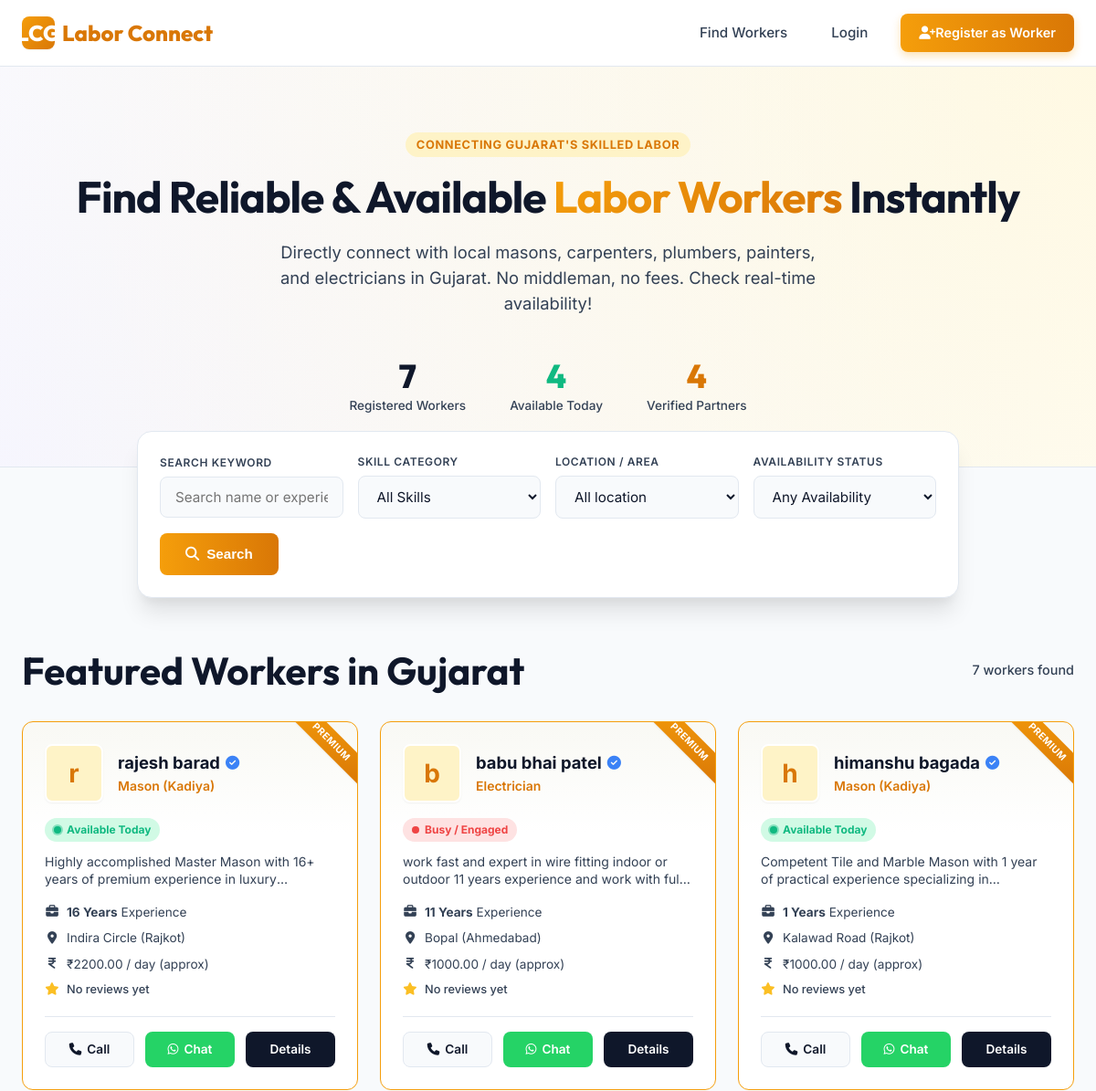
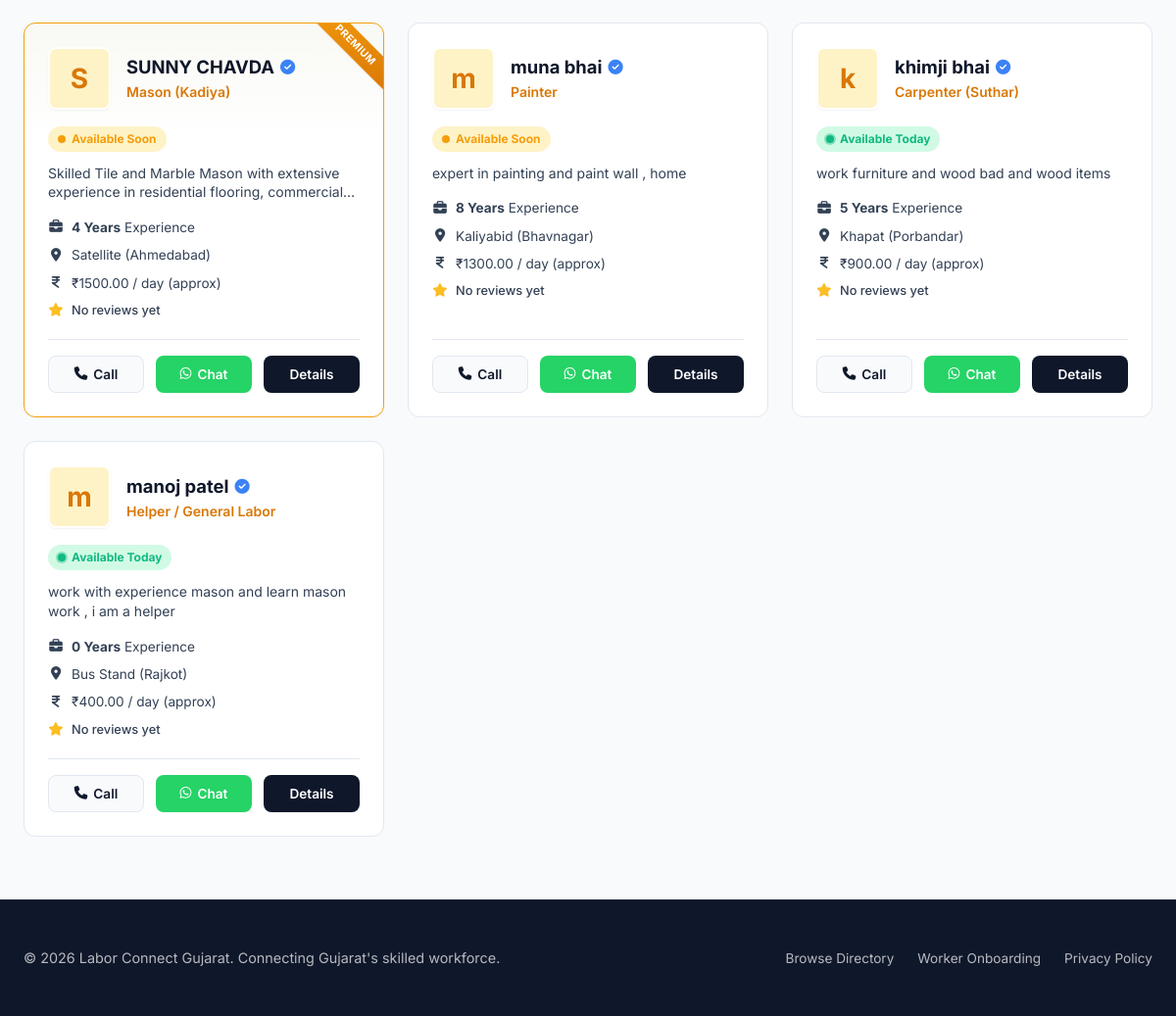
The page / on the database its author committed (2 pictures, top to bottom).
### marketplace/models.py (models this page shows, shortened)
class WorkerProfile(models.Model):
    user = models.OneToOneField(User, on_delete=models.CASCADE, related_name='worker_profile')
    name = models.CharField(max_length=100)
    mobile_number = models.CharField(max_length=15, unique=True)
    whatsapp_number = models.CharField(max_length=15, blank=True)
    skill = models.CharField(max_length=30, choices=SKILL_CHOICES)
    experience = models.PositiveIntegerField(help_text="Years of experience")
    location = models.CharField(max_length=50, choices=LOCATION_CHOICES)
    availability = models.CharField(max_length=20, choices=AVAILABILITY_CHOICES, default='available')
    daily_rate = models.DecimalField(max_digits=8, decimal_places=2, null=True, blank=True, help_text="Daily rate in INR (optional)")
    bio = models.TextField(blank=True, max_length=500)
    profile_picture = models.ImageField(upload_to='workers/', null=True, blank=True)
    is_verified = models.BooleanField(default=False)
    is_premium = models.BooleanField(default=False)
    @property
    def average_rating(self):
        reviews = self.reviews.all()
        if reviews.exists():
            return round(sum(r.rating for r in reviews) / reviews.count(), 1)
        return 0.0

### marketplace/views.py (the view)
# urls.py: path('', views.home_view, name='home'),
def home_view(request):
    workers = WorkerProfile.objects.all().order_by('-is_premium', '-id')
    query = request.GET.get('q', '')
    skill_filter = request.GET.get('skill', '')
    location_filter = request.GET.get('location', '')
    availability_filter = request.GET.get('availability', '')
    if query:
        workers = workers.filter(Q(name__icontains=query) | Q(bio__icontains=query))
    if skill_filter:
        workers = workers.filter(skill=skill_filter)
    if location_filter:
        workers = workers.filter(location=location_filter)
    if availability_filter:
        workers = workers.filter(availability=availability_filter)
    total_workers = WorkerProfile.objects.count()
    available_today = WorkerProfile.objects.filter(availability='available').count()
    premium_count = WorkerProfile.objects.filter(is_premium=True).count()
    context = {
        'workers': workers,
        'skills': SKILL_CHOICES,
        'locations': LOCATION_CHOICES,
        'availabilities': AVAILABILITY_CHOICES,
        'total_workers': total_workers,
        'available_today': available_today,
        'premium_count': premium_count,
        'query': query,
        'selected_skill': skill_filter,
        'selected_location': location_filter,
        'selected_availability': availability_filter,
    }
    return render(request, 'marketplace/home.html', context)

### marketplace/templates/marketplace/home.html (shortened to what this page needs)
{% extends 'marketplace/base.html' %}
{% load static %}
{% block content %}
<section class="hero">
    <div class="container">
        <span class="hero-tagline">Connecting Gujarat's Skilled Labor</span>
        <h1 class="hero-title">Find Reliable & Available <span>Labor Workers</span> Instantly</h1>
        <p class="hero-description">
            Directly connect with local masons, carpenters, plumbers, painters, and electricians in Gujarat. No middleman, no fees. Check real-time availability!
        </p>
        <div class="stats-container" id="homepage-stats">
            <div class="stat-item" id="stat-total-workers">
                <span class="stat-number">{{ total_workers }}</span>
                <span class="stat-label">Registered Workers</span>
            </div>
            <div class="stat-item" id="stat-available-today">
                <span class="stat-number" style="color: var(--success);">{{ available_today }}</span>
                <span class="stat-label">Available Today</span>
            </div>
            <div class="stat-item" id="stat-premium">
                <span class="stat-number" style="color: var(--primary-dark);">{{ premium_count }}</span>
                <span class="stat-label">Verified Partners</span>
            </div>
        </div>
    </div>
</section>
<section class="container">
    <div class="search-card" id="search-section">
        <form method="GET" action="{% url 'home' %}" class="search-form" id="search-workers-form">
            <div class="form-group-search">
                <label for="q-search">Search Keyword</label>
                <input type="text" name="q" id="q-search" value="{{ query }}" placeholder="Search name or experience..." class="search-input">
            </div>
            <div class="form-group-search">
                <label for="skill-select">Skill Category</label>
                <select name="skill" id="skill-select" class="search-select">
                    <option value="">All Skills</option>
                </select>
            </div>
            <div class="form-group-search">
                <label for="location-select">Location / Area</label>
                <select name="location" id="location-select" class="search-select">
                    <option value="">All location</option>
                </select>
            </div>
            <div class="form-group-search">
                <label for="availability-select">Availability Status</label>
                <select name="availability" id="availability-select" class="search-select">
                    <option value="">Any Availability</option>
                </select>
            </div>
            <button type="submit" class="search-btn" id="submit-search-btn">
                <i class="fa-solid fa-magnifying-glass"></i> Search
            </button>
        </form>
    </div>
</section>
<section class="container">
    <div class="section-title">
        <h2 id="results-heading">
            {% if query or selected_skill or selected_location or selected_availability %}
                Search Results
            {% else %}
                Featured Workers in Gujarat
            {% endif %}
        </h2>
        <span class="section-subtitle" id="results-count">{{ workers.count }} workers found</span>
    </div>
    <div class="worker-grid" id="workers-list-grid">
        {% for worker in workers %}
            <div class="worker-card {% if worker.is_premium %}premium{% endif %}" id="worker-card-{{ worker.id }}">
                {% if worker.is_premium %}
                    <div class="premium-ribbon">Premium</div>
                {% endif %}
                <div class="card-header">
                    {% if worker.profile_picture %}
                        <img src="{{ worker.profile_picture.url }}" alt="{{ worker.name }}" class="worker-avatar">
                    {% else %}
                        <div class="worker-avatar">
                            {{ worker.name|slice:":1" }}
                        </div>
                    {% endif %}
                    <div class="worker-meta">
                        <div class="worker-name-container">
                            <a href="{% url 'worker_detail' worker.id %}" class="worker-name" id="worker-name-link-{{ worker.id }}">{{ worker.name }}</a>
                            {% if worker.is_verified %}
                                <i class="fa-solid fa-circle-check verified-icon" title="Verified Member" id="verified-icon-{{ worker.id }}"></i>
                            {% endif %}
                        </div>
                        <span class="worker-skill" id="worker-skill-{{ worker.id }}">{{ worker.get_skill_display }}</span>
                    </div>
                </div>
                <div class="card-body">
                    <div style="margin-bottom: 0.75rem;">
                        {% if worker.availability == 'available' %}
                            <span class="badge badge-available" id="availability-badge-{{ worker.id }}">
                                <span class="badge-dot"></span> Available Today
                            </span>
                        {% elif worker.availability == 'soon' %}
                            <span class="badge badge-soon" id="availability-badge-{{ worker.id }}">
                                <span class="badge-dot"></span> Available Soon
                            </span>
                        {% else %}
                            <span class="badge badge-busy" id="availability-badge-{{ worker.id }}">
                                <span class="badge-dot"></span> Busy / Engaged
                            </span>
                        {% endif %}
                    </div>
                    <p class="worker-bio" id="worker-bio-{{ worker.id }}">{{ worker.bio|default:"Experienced labor worker ready for projects across Ahmedabad. Contact for details." }}</p>
                    <div class="worker-details-list">
                        <div class="detail-item" id="worker-exp-{{ worker.id }}">
                            <i class="fa-solid fa-briefcase"></i>
                            <span><strong>{{ worker.experience }} Years</strong> Experience</span>
                        </div>
                        <div class="detail-item" id="worker-loc-{{ worker.id }}">
                            <i class="fa-solid fa-location-dot"></i>
                            <span>{{ worker.get_location_display }}</span>
                        </div>
                        {% if worker.daily_rate %}
                            <div class="detail-item" id="worker-rate-{{ worker.id }}">
                                <i class="fa-solid fa-indian-rupee-sign"></i>
                                <span>₹{{ worker.daily_rate }} / day (approx)</span>
                            </div>
                        {% endif %}
                        <div class="detail-item" id="worker-rating-{{ worker.id }}">
                            <i class="fa-solid fa-star" style="color: #FBBF24;"></i>
                            <span class="rating-stars">
                                {% if worker.average_rating > 0 %}
                                    {{ worker.average_rating }} <span class="rating-text">({{ worker.review_count }} reviews)</span>
                                {% else %}
                                    <span class="rating-text">No reviews yet</span>
                                {% endif %}
                            </span>
                        </div>
                    </div>
                </div>
                <div class="card-footer">
                    <a href="tel:+91{{ worker.mobile_number }}" class="btn-contact btn-call" id="call-btn-{{ worker.id }}">
                        <i class="fa-solid fa-phone"></i> Call
                    </a>
                    <a href="https://wa.me/91{{ worker.whatsapp_number|default:worker.mobile_number }}?text=Hello%20{{ worker.name }},%20I%20saw%20your%20profile%20on%20Labor%20Connect%20Gujarat%20and%20wanted%20to%20hire%20you." target="_blank" class="btn-contact btn-whatsapp" id="whatsapp-btn-{{ worker.id }}">
                        <i class="fa-brands fa-whatsapp"></i> Chat
                    </a>
                    <a href="{% url 'worker_detail' worker.id %}" class="btn-contact btn-view-profile" id="view-profile-btn-{{ worker.id }}">
                        Details
                    </a>
                </div>
            </div>
        {% endfor %}
    </div>
</section>
{% endblock %}

### marketplace/templates/marketplace/base.html (shortened to what this page needs)
{% load static %}
<!DOCTYPE html>
<html lang="en">
<head>
    <link rel="stylesheet" href="https://cdnjs.cloudflare.com/ajax/libs/font-awesome/6.4.0/css/all.min.css">
    <link rel="stylesheet" href="{% static 'marketplace/css/style.css' %}">
</head>
<body>
    <header class="navbar">
        <div class="container navbar-container">
            <a href="{% url 'home' %}" class="logo" id="nav-logo-link">
                <div class="logo-icon">LCG</div>
                <span>Labor Connect</span>
            </a>
            <nav class="nav-links">
                <a href="{% url 'home' %}" class="nav-link" id="nav-home-link">Find Workers</a>
                {% if user.is_authenticated %}
                    <a href="{% url 'dashboard' %}" class="nav-link nav-btn nav-btn-outline" id="nav-dashboard-link"><i class="fa-solid fa-gauge"></i> Dashboard</a>
                    <a href="{% url 'logout' %}" class="nav-link" id="nav-logout-link"><i class="fa-solid fa-sign-out-alt"></i> Logout</a>
                {% else %}
                    <a href="{% url 'login' %}" class="nav-link" id="nav-login-link">Login</a>
                    <a href="{% url 'register' %}" class="nav-link nav-btn nav-btn-primary" id="nav-register-link"><i class="fa-solid fa-user-plus"></i> Register as Worker</a>
                {% endif %}
            </nav>
        </div>
    </header>
    <main style="flex-grow: 1;">
        {% block content %}{% endblock %}
    </main>
    <footer class="footer">
        <div class="container footer-container">
            <div class="footer-text" id="footer-copyright">
                &copy; 2026 Labor Connect Gujarat. Connecting Gujarat's skilled workforce.
            </div>
            <div class="footer-links">
                <a href="{% url 'home' %}" class="footer-link" id="footer-home-link">Browse Directory</a>
                <a href="{% url 'register' %}" class="footer-link" id="footer-register-link">Worker Onboarding</a>
                <a href="#" class="footer-link" id="footer-privacy-link">Privacy Policy</a>
            </div>
        </div>
    </footer>
</body>
</html>

### rows shown on the page
WorkerProfile: is_premium "PREMIUM", name "r", name "rajesh barad", skill "Mason (Kadiya)", bio "Highly accomplished Master Mason with 16+ years of premium experience in…", experience "16", location "Indira Circle (Rajkot)", daily_rate "2200.00", shows "No reviews yet"
WorkerProfile: is_premium "PREMIUM", name "b", name "babu bhai patel", skill "Electrician", bio "work fast and expert in wire fitting indoor or outdoor 11 years experience and work with…", experience "11", location "Bopal (Ahmedabad)", daily_rate "1000.00", shows "No reviews yet"
WorkerProfile: is_premium "PREMIUM", name "h", name "himanshu bagada", skill "Mason (Kadiya)", bio "Competent Tile and Marble Mason with 1 year of practical experience specializing…", experience "1", location "Kalawad Road (Rajkot)", daily_rate "1000.00", shows "No reviews yet"
WorkerProfile: is_premium "PREMIUM", name "S", name "SUNNY CHAVDA", skill "Mason (Kadiya)", bio "Skilled Tile and Marble Mason with extensive experience in residential flooring,…", experience "4", location "Satellite (Ahmedabad)", daily_rate "1500.00", shows "No reviews yet"
WorkerProfile: name "m", name "muna bhai", skill "Painter", bio "expert in painting and paint wall , home", experience "8", location "Kaliyabid (Bhavnagar)", daily_rate "1300.00", shows "No reviews yet"
WorkerProfile: name "k", name "khimji bhai", skill "Carpenter (Suthar)", bio "work furniture and wood bad and wood items", experience "5", location "Khapat (Porbandar)", daily_rate "900.00", shows "No reviews yet"
WorkerProfile: name "m", name "manoj patel", skill "Helper / General Labor", bio "work with experience mason and learn mason work , i am a helper", experience "0", location "Bus Stand (Rajkot)", daily_rate "400.00", shows "No reviews yet"

### other values the page prints
{{ total_workers }} "7"
{{ available_today }} "4"
{{ premium_count }} "4"
{{ workers.count }} "7"
